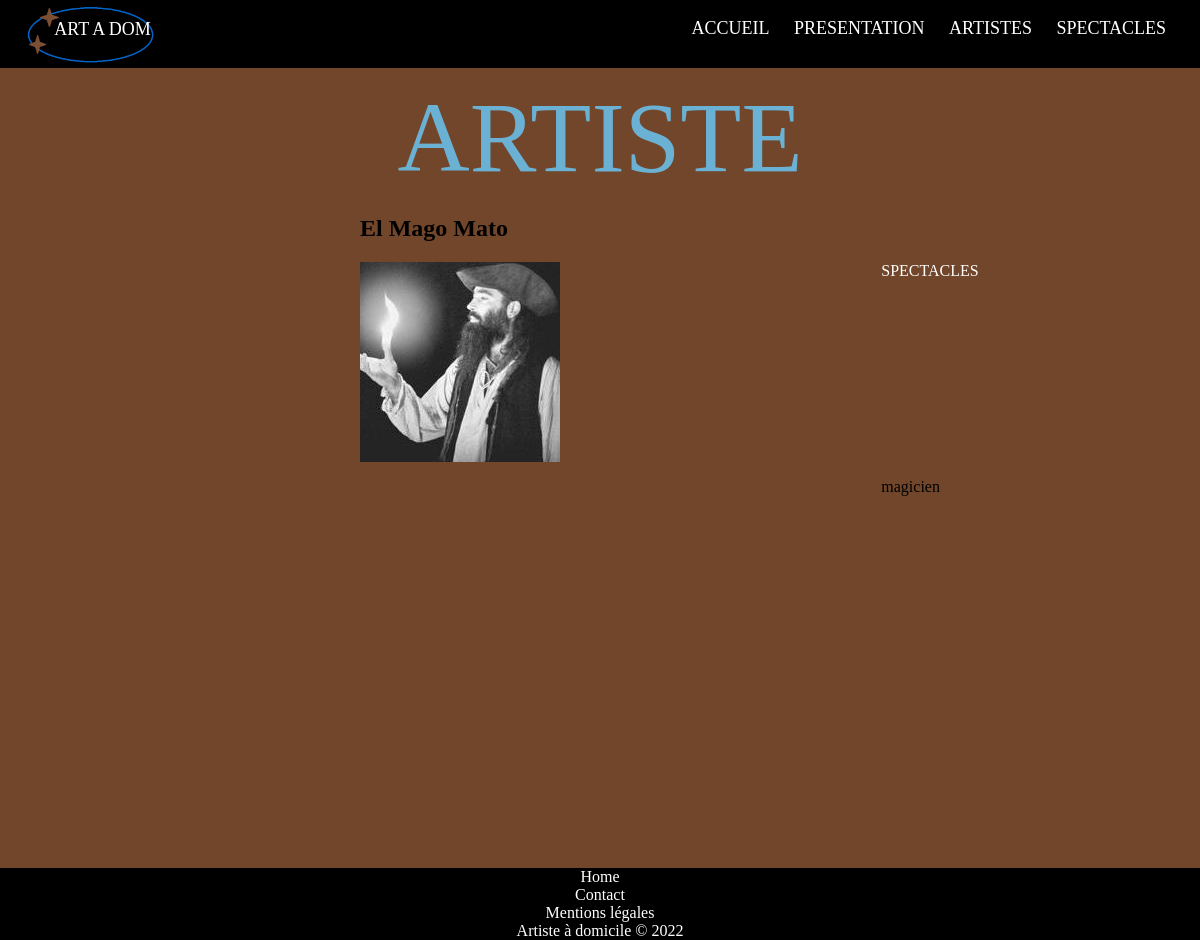
/AAD_v2/index.php?section=detailartiste&choixId=4, run on the app's committed database.
### tables this page shows
CREATE TABLE `artiste` (
  `idArt` int(5) NOT NULL,
  `nomArt` varchar(25) NOT NULL,
  `prenomArt` varchar(25) NOT NULL,
  `descArt` text NOT NULL,
  `imgArt` varchar(100) NOT NULL,
  `telArt` varchar(14) NOT NULL,
  `MailArt` varchar(50) NOT NULL,
  `idCateg` int(5) NOT NULL
);

### AAD_v2/controleurs/detailartiste.php (called while the page is built)
<?php
	$idArtisteChoisi = $_GET["choixId"];
	include_once('modeles/m_artiste.php');
	$artisteChoisi = get_detailArtiste($idArtisteChoisi);
	include_once('vues/v_detailArtiste.php');

### AAD_v2/modeles/m_artiste.php (called while the page is built, shortened)
<?php
function get_detailArtiste($idArtiste)
{
    global $bddaad;
    $req = $bddaad->prepare("SELECT idArt,nomArt,prenomArt,imgArt,descArt
                                    FROM artiste
                                    WHERE idArt=$idArtiste");
    $req->execute([$idArtiste]);
    $artiste = $req->fetch();
    return $artiste;
}

### AAD_v2/vues/v_detailartiste.php (the view, shortened to what this page needs)
<!DOCTYPE html>
<html lang="fr">
<head>
    <link rel="stylesheet" href="./vues/css/style.css">
</head>
<body>
<?php include("include/v_entete.php");?>
<div class="style-page">
        <div class="titrewiki">ARTISTE</div>
            <?php
                $IdArt = $artisteChoisi["idArt"];
                $NomArt = $artisteChoisi["nomArt"];
                $PrenomArt = $artisteChoisi["prenomArt"];
                $ImageArt = "vues/images/".$artisteChoisi['imgArt']."";
                $Description = $artisteChoisi["descArt"];
            ?>
        <section class="wiki">
			<?php
                echo "<H1 class='grid-wiki-titre'> $PrenomArt  $NomArt</H1><BR/>";
				echo "<img src =",$ImageArt," class='grid-wiki-img'>";
                echo "<a href ='index.php?section=spectaclesArtiste&ChoixId=$IdArt' class='grid-wiki-item'>
                <div class='button -regular center'>SPECTACLES</div></a><br></br>";
				echo "<p class='grid-wiki-desc'>$Description<BR/></p>";
			?>
</div>
<?php include("include/v_footer.php");?>
</body>
</html>

### AAD_v2/vues/css/style.css (style rules this page uses)
html, body { height: 100%; margin: 0px; }
a:link { color:white;text-decoration:none; }
.style-page { background-color: #72462a; min-height: 100%; }
.wiki { display: grid; grid-template-columns: auto auto; grid-column-gap: 100px; padding-left: 30%; position: relative; }
.titrewiki { text-align: center; padding-top: 1%; font-family: janger; font-size: 100px; color: #6ab1d4; }

### data on the page
artiste: nomArt "El Mago Mato", imgArt (picture), descArt "magicien"
